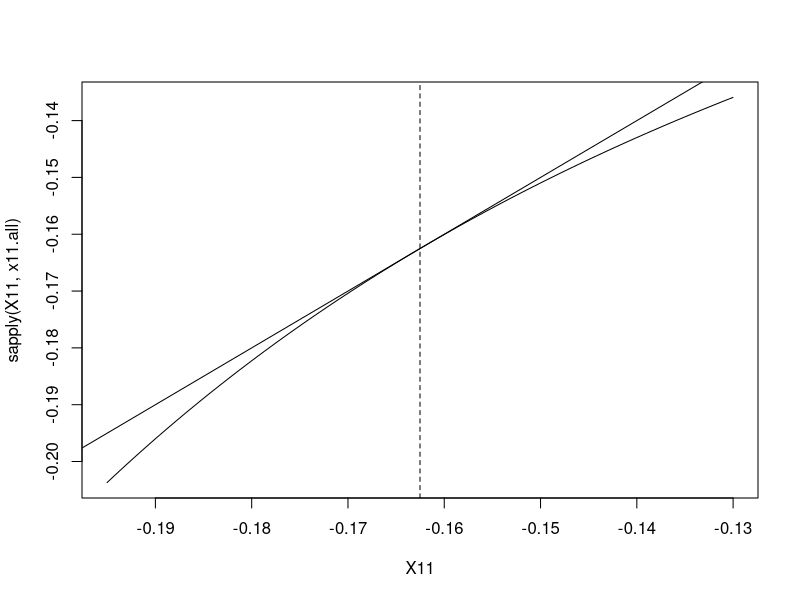
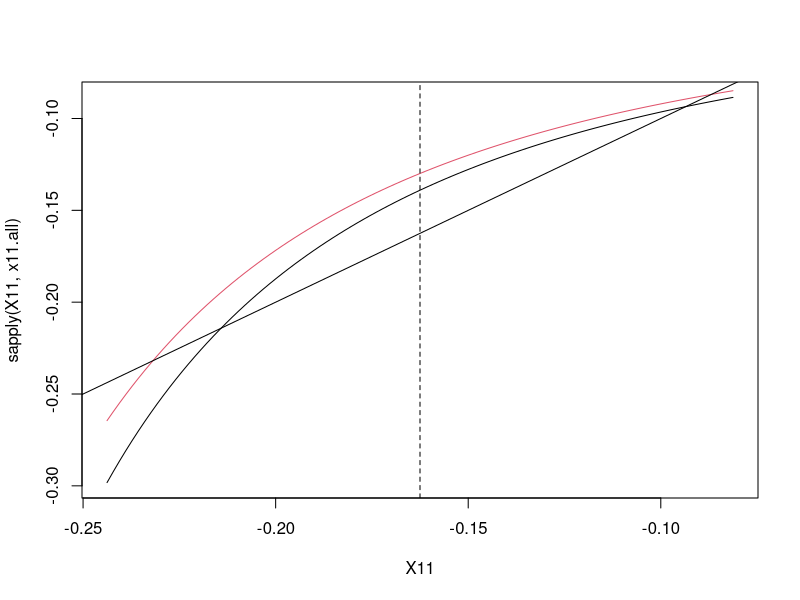

Write R code to recreate these figures, in order.
alpha <- .85
c.ss <- alpha ^ alpha * ( 1 - alpha ) ^ ( 1 - alpha )
c.1 <- log(c.ss)
c.2 <- log(c.ss)
A.1 <- 0
A.2 <- 0

x12.fn <- function( x.11 )
  return( ( c.1 - alpha * x.11 ) / ( 1 - alpha ) )

x21.fn <- function( x.22 )
  return( ( c.2 - alpha * x.22 ) / ( 1 - alpha ) )

x11.fn <- function( x.21 )
  return( log( exp(A.1) - exp(x.21) ) )

x22.fn <- function( x.12 )
  return( log( exp(A.2) - exp(x.12) ) )

x11.all <- function( x.11 )
  return( x11.fn( x21.fn( x22.fn( x12.fn( x.11 ) ) ) ) )

x11.all( log( alpha ) )
log(alpha)

X11 <- seq( .8, 1.2, length.out = 101 ) * log(alpha)
plot( X11, sapply( X11, x11.all ), type='l' )
abline( 0, 1 )
abline( v=log(alpha), lty=2 )

x11.conv <- log( alpha ) * .9
for( i in 2:100 )
  x11.conv <- c( x11.conv, x11.all( x11.conv[i-1] ) )

A.1 <- .02
X11 <- seq( .5, 1.5, length.out = 101 ) * log(alpha)
plot( X11, sapply( X11, x11.all ), type='l' )
c.1 <- log( c.ss ) * 1.02
lines( X11, sapply( X11, x11.all ), col=2 )
abline( 0, 1 )
abline( v=log(alpha), lty=2 )
